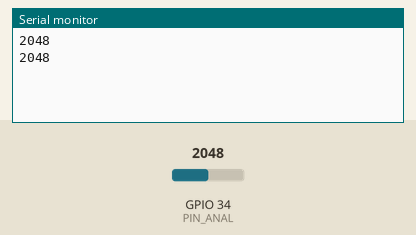
The sketch below on a simulated ESP32. Parts: the last lines printed to the serial monitor. Inputs (shaded band) come from the test bench; at power-on: GPIO 34 (PIN_ANAL) = 2048.

Above: at 1.8 s.
1.9 s: GPIO 34 (PIN_ANAL) set to 2866
At 2.8 s:
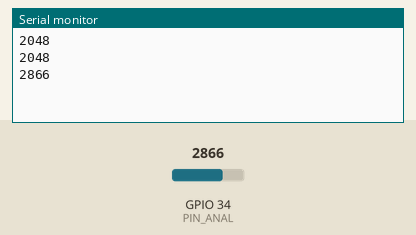
3.4 s: GPIO 34 (PIN_ANAL) set to 3603
At 4.8 s:
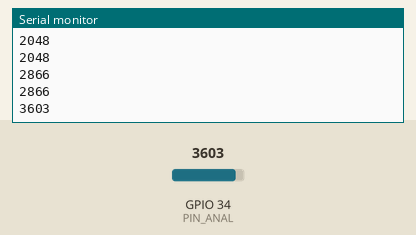
Timing chart, 0 to 6.4 s (numbered marks = the images above; inputs shaded):
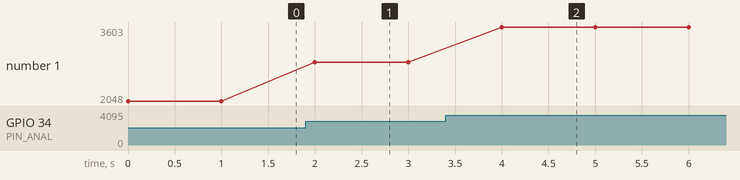

The sketch:

main.ino
```cpp
/*J'espère qu'avant tout, tu as déjà téléchargé les bibliothèques nécessaires pour ton esp32 WROOM là.
 Il le faut sinon ton arduino ne pourra pas compiler ce code
 Ni même détecter ton esp32
*/

/*Déclaration de la broche analogique qui va recevoir le signal analogique
 provenant de ton capteur ou de ton PCB
*/
#define PIN_ANAL 34   //Je mets 34 ici parceque sur l'esp32 DEVKITC que j'utilise, la broche 34 est analogique, donc il faudra vérifier si la tienne l'est aussi

void setup() {
  Serial.begin(115200);   //J'initialise ici la vitesse de communication de l'interface serie

  pinMode(PIN_ANAL, INPUT);   //Je définie ma broche 34 comme étant une broche d'entrée
}

void loop() {
  int value = analogRead(PIN_ANAL);   //On lie sur l'adc de l'esp32 la valeur du signal analogique et on l'affecte à une variable de type entier

  Serial.println(value);    //On envoie la valeur via le bus serie

  delay(1000);    //Petit temps d'attente: tu peux le modifier à ta guise
}
```

Measured:
- after the input at 1.9 s, the serial monitor: prints a new line after 0.10 s (image 1)
- after the input at 3.4 s, the serial monitor: prints a new line after 0.60 s (image 2)
- plotted number 1: 2048 → 2866 after the input at 1.9 s, 2866 → 3603 after the input at 3.4 s
